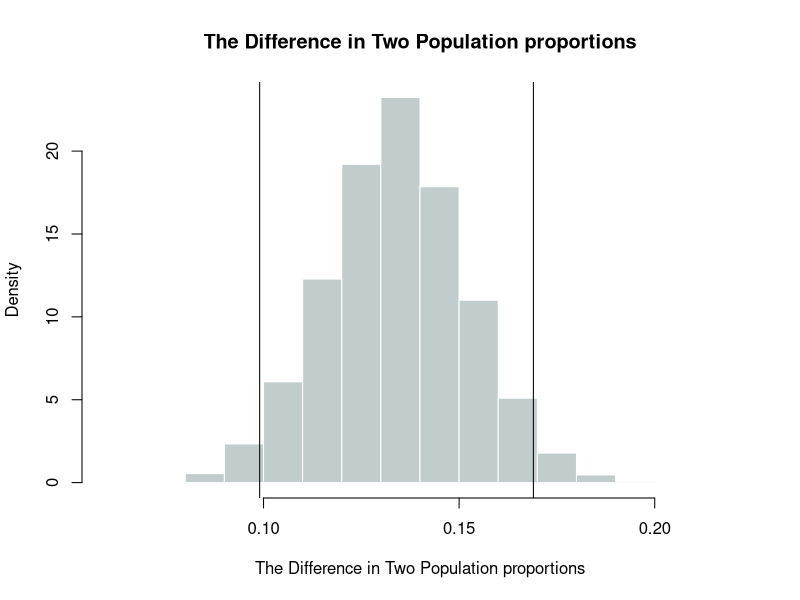

The R script that drew this image:
## ---- chunk 1
Prop_CI_Diff <- function(n1, p1, n2, p2, confd){
  #Group1 Simu
  simu.phat1 = c()
  for (i in 1:10000) {
    phat = sum(sample(c(0,1), n1, replace = T, prob = c(1-p1,p1)))/n1
    simu.phat1[i] = phat
  }
  
  #Group2 Simu
  simu.phat2 = c()
  for (j in 1:10000) {
    phat = sum(sample(c(0,1), n2, replace = T, prob = c(1-p2,p2)))/n2
    simu.phat2[j] = phat
  }
  
  #Diff Phat
  diff.phat = simu.phat1 - simu.phat2
  diff.phat = sort(diff.phat)
  
  #
  low.per = ceiling(((1-confd)/2)*10000)
  low.vlue = diff.phat[low.per]
  high.per = ceiling((1-((1-confd)/2))*10000)
  high.vlue = diff.phat[high.per]
  
  results = c(paste((1-confd)/2*100,"%"), paste((1-((1-confd)/2))*100,"%"), low.vlue, high.vlue)
  
  mean.p = mean(diff.phat)
  sd.p = sd(diff.phat)
  
  CI = list(CI = matrix(results, nrow = 2, byrow = T), mean = mean.p, sd = sd.p, simu = diff.phat)
  
  return(CI)
}
## ---- chunk 2
#Simu
Prop_CI_Diff(1467, 0.624, 1575, 0.490, 0.95)[c('CI','mean', 'sd')]

#Calcu
n1 = 1467
p1 = 0.624
n2 = 1575
p2 = 0.490

mean = p1 - p2;mean
se = sqrt(p1*(1-p1)/n1 + p2*(1-p2)/n2);se
high.c = mean + 1.96 * se;high.c
low.c = mean -1.96 * se;low.c

#Hist
Prop_Diff <- as.numeric(as.character(unlist(Prop_CI_Diff(1467, 0.624, 1575, 0.490, 0.95)['simu'])))
hist(Prop_Diff, probability = T, breaks = 20,
   main = 'The Difference in Two Population proportions',
   xlab = 'The Difference in Two Population proportions',
   col = 'azure3', border = 'white')
abline(v = high.c)
abline(v = low.c)
